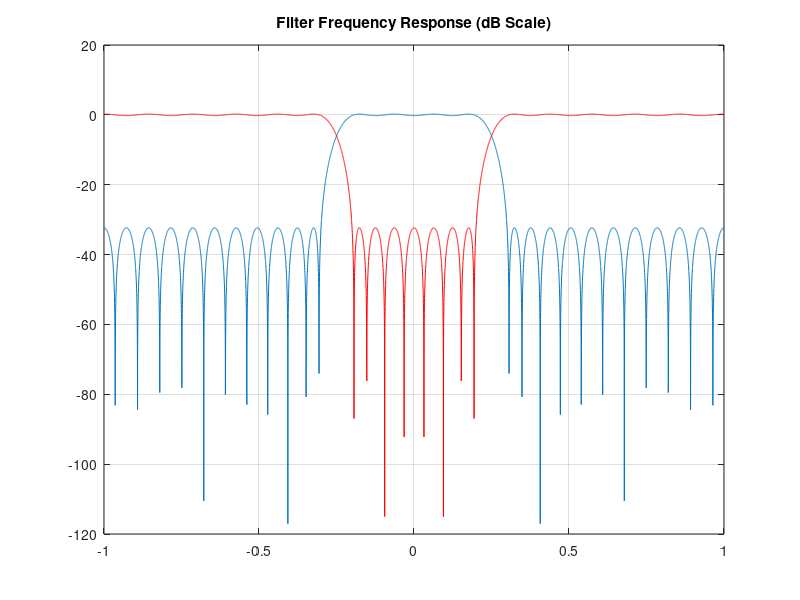
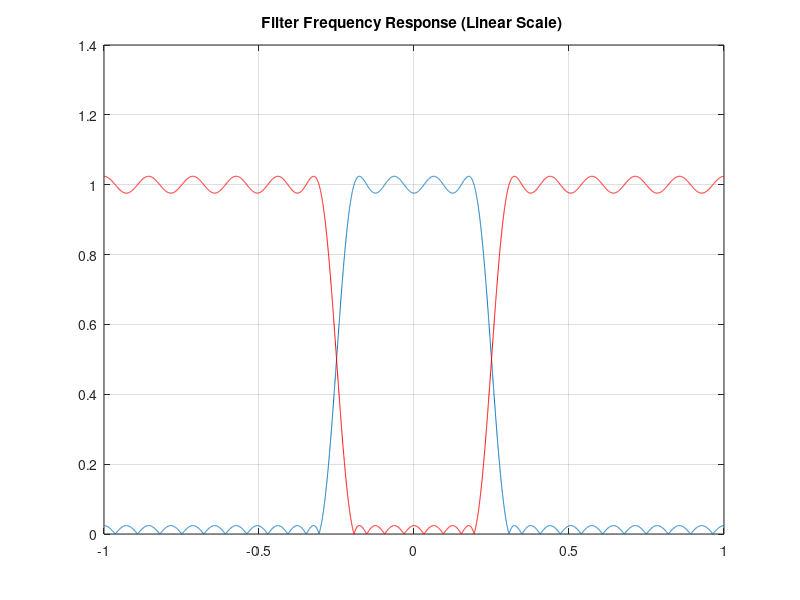

Reproduce these figures in MATLAB, in order.
close all; clear; clc

h_lp=firpm(30,[0 .2 .3 1],[1 1 0 0]);
h_hp=firpm(30,[0 .2 .3 1],[0 0 1 1]);

NumFFT = 8192;
Freqs = linspace(-1,1,NumFFT);

figure
plot(Freqs,20*log10(abs(fftshift(fft(h_lp,NumFFT)))));hold
plot(Freqs,20*log10(abs(fftshift(fft(h_hp,NumFFT)))),'r');
title('Filter Frequency Response (dB Scale)')
grid on;hold

figure
plot(Freqs,(abs(fftshift(fft(h_lp,NumFFT)))));hold
plot(Freqs,(abs(fftshift(fft(h_hp,NumFFT)))),'r');
title('Filter Frequency Response (Linear Scale) ')
grid on;hold
